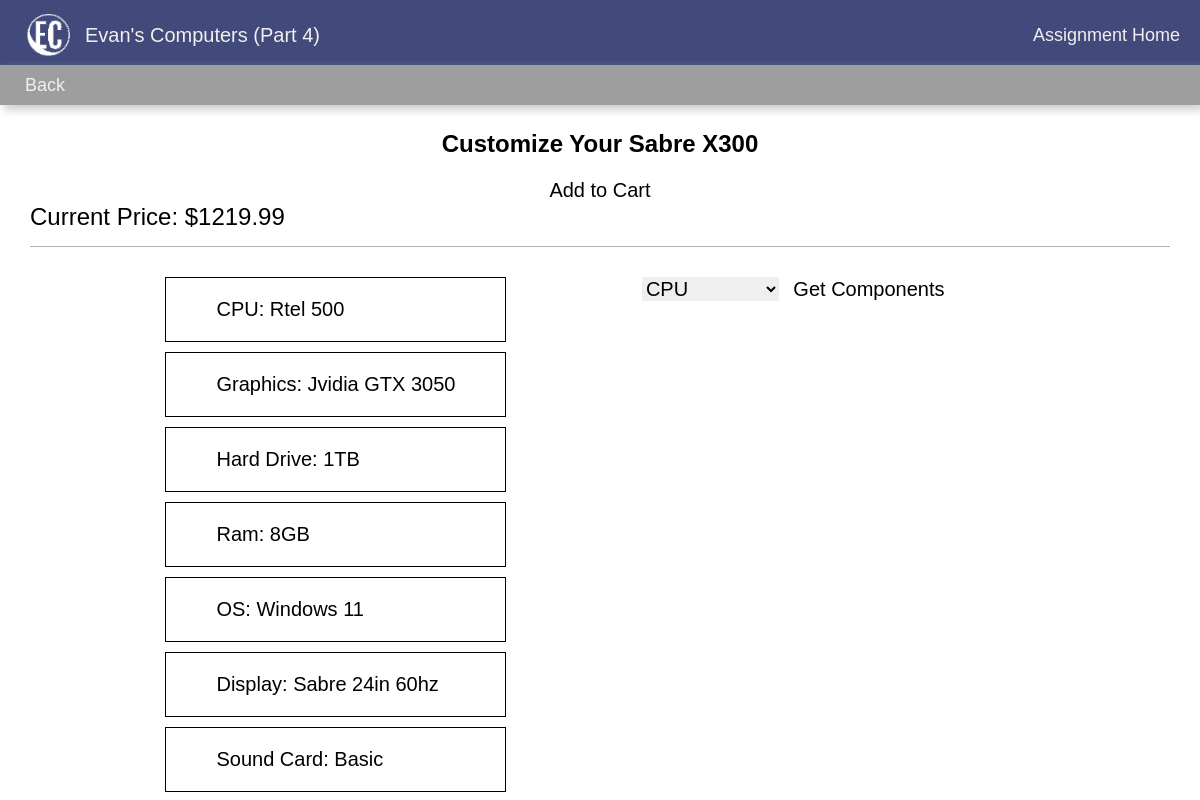
Page /part4/customize/1 (signed in) on the committed database.
### part4/models.py (models this page shows, shortened)
class Computer(models.Model):
    name = models.CharField(max_length=256)
    price = models.FloatField()
    default = models.BooleanField(default=False)
    cart = models.ForeignKey(Cart, on_delete=models.CASCADE, blank=True, null=True)
    order = models.ForeignKey(Order, on_delete=models.CASCADE, blank=True, null=True)

class Component(models.Model):
    price = models.FloatField()
    name = models.CharField(max_length=256)
    desc = models.CharField(max_length=256)
    class Meta:
        abstract = True

class Cpu(Component):
    def __str__(self):
        return self.name

class GraphicsCard(Component):
    def __str__(self):
        return self.name

class HardDrive(Component):
    def __str__(self):
        return self.name

class Ram(Component):
    def __str__(self):
        return self.name

class Os(Component):
    def __str__(self):
        return self.name

class Display(Component):
    def __str__(self):
        return self.name

class SoundCard(Component):
    def __str__(self):
        return self.name

### part4/views.py (the view)
# urls.py: path('customize/<int:id>', views.customize, name='customize'),
def customize(request, id):
    if not request.user.is_authenticated:
        return redirect('../login')
    computer = get_computer(id)
    selected_components = get_components_for_computer(id)
    all_components = get_components()
    template = loader.get_template('part4/customize.html')
    context = {
        'computer': computer,
        'selected_components': selected_components,
        'all_components': all_components
    }
    return HttpResponse(template.render(context, request))

### part4/api/api.py (called while the page is built)
def buildComputerObj(spec):
    obj = {}
    obj['id'] = spec.computer.pk
    obj['name'] = spec.computer.name
    obj['price'] = spec.computer.price
    obj['components'] = {
        'cpu': spec.cpu.pk,
        'graphics': spec.graphics_card.pk,
        'hardDrive': spec.hard_drive.pk,
        'ram': spec.ram.pk,
        'os': spec.os.pk,
        'display': spec.display.pk,
        'soundCard': spec.sound_card.pk
    }
    return obj

def get_computer(id):
    spec = ComputerSpecs.objects.filter(computer__id=id)[0]
    return buildComputerObj(spec)

def get_components():
    res = {
        'cpu': list(Cpu.objects.values()),
        'graphics': list(GraphicsCard.objects.values()),
        'hardDrive': list(HardDrive.objects.values()),
        'ram': list(Ram.objects.values()),
        'os': list(Os.objects.values()),
        'display': list(Display.objects.values()),
        'soundCard': list(SoundCard.objects.values()),
    }
    return res

def get_components_for_computer(id):
    computer = get_computer(id)
    all_components = get_components()
    components = {}
    for key in all_components.keys():
        for component in all_components[key]:
            if component['id'] == computer['components'][key]:
                components[key] = component
    return components

### part4/templates/part4/customize.html (shortened to what this page needs)
{% load static %}
<!DOCTYPE html>
<html lang="en">
<head>
    <link rel="stylesheet" href={% static 'main.css' %}>
    <link rel="stylesheet" href={% static 'part4/main.css' %}>
</head>
<body>
    <div class="main">
        <div class="navbar">
            <div class="title"><img src={% static 'part4/logo_mini.PNG' %} width="70" height="50"> Evan's Computers (Part 4)</div>
            <div class="links">
                <a class="link" href="../">Assignment Home</a>
            </div>
        </div>
        <div class="sub-nav">
            <div class="links">
                <a class="link sublink" href="../computers">Back</a>
            </div>
        </div>
        <div class="content">
            <div class="store-banner">
                <h2>Customize Your {{computer.name}}</h2>
                <button id="store-cart-btn">Add to Cart</button>
            </div>
            <div class="store-price">Current Price: $<span>{{computer.price}}</span></div>
            <div class="store">
                <div class="store-selected">
                    <div class="store-selected-item">CPU: <span>{{selected_components.cpu.name}}</span></div>
                    <div class="store-selected-item">Graphics: <span>{{selected_components.graphics.name}}</span></div>
                    <div class="store-selected-item">Hard Drive: <span>{{selected_components.hardDrive.name}}</span></div>
                    <div class="store-selected-item">Ram: <span>{{selected_components.ram.name}}</span></div>
                    <div class="store-selected-item">OS: <span>{{selected_components.os.name}}</span></div>
                    <div class="store-selected-item">Display: <span>{{selected_components.display.name}}</span></div>
                    <div class="store-selected-item">Sound Card: <span>{{selected_components.soundCard.name}}</span></div>
                </div>
                <div class="store-selector">
                    <div class="store-selector-controls">
                        <select id="category-select">
                            <option value="cpu">CPU</option>
                        </select>
                        <button id="fetch-components-btn">Get Components</button>
                    </div>
                </div>
            </div>
        </div>
    </div>
</body>
</html>

### shared/main.css (style rules this page uses)
html, body { height: 100%; }
body { margin: 0; font-family: 'Roboto Slab', sans-serif; }
.main { display: flex; flex-direction: column; }
.navbar { display: flex; flex-direction: row; justify-content: space-between; align-items: center; height: 60px; background-color: #414a7a; padding: 2px 5px; box-shadow: 4px 5px 8px #cecece; color: rgb(240, 240, 240); padding: 5px 15px; }
.sub-nav { display: flex; flex-direction: row; justify-content: space-between; align-items: center; height: 30px; background-color: #9e9e9e; padding: 2px 5px; margin-bottom: 5px; margin-top: -5px; box-shadow: 4px 5px 8px #cecece; color: rgb(240, 240, 240); padding: 5px 15px; }
.title { font-size: 20px; display: flex; flex-direction: row; align-items: center; }
.links .link { font-size: 18px; color: rgb(240, 240, 240); text-decoration: none; cursor: pointer; margin: 0 5px; }
.links .sublink { margin: 0 10px; }
.content { margin: 0 10px; display: flex; flex-direction: column; flex: 1; height: 100%; }

### part4/static/part4/main.css (style rules this page uses)
.store-banner { display: flex; flex-direction: column; align-items: center; }
.store { display: flex; flex-direction: row; justify-content: space-evenly; }
.store-price { border-bottom: 1px solid #b1b1b1; padding-bottom: 15px; font-weight: 600px; font-size: 24px; margin: 0 20px; margin-bottom: 20px; }
.store-selected { height: 400px; }
.store-selector { margin-right: 100px; }
.store-selector-controls { margin-top: 10px; }
.store-selected-item { margin: 10px 0; margin-left: 20px; padding: 20px 50px; font-size: 20px; border: 1px solid black; }
#category-select { border: none; font-size: 20px; }
#fetch-components-btn, #store-cart-btn { padding: 1px 10px; border: none; background: #ffffff; cursor: pointer; font-size: 20px; }

### rows in the picture
Computer: name "Sabre X300", price "1219.99"
Cpu: cpu.name "Rtel 500"
GraphicsCard: graphics.name "Jvidia GTX 3050"
HardDrive: hardDrive.name "1TB"
Ram: ram.name "8GB"
Os: os.name "Windows 11"
Display: display.name "Sabre 24in 60hz"
SoundCard: soundCard.name "Basic"
